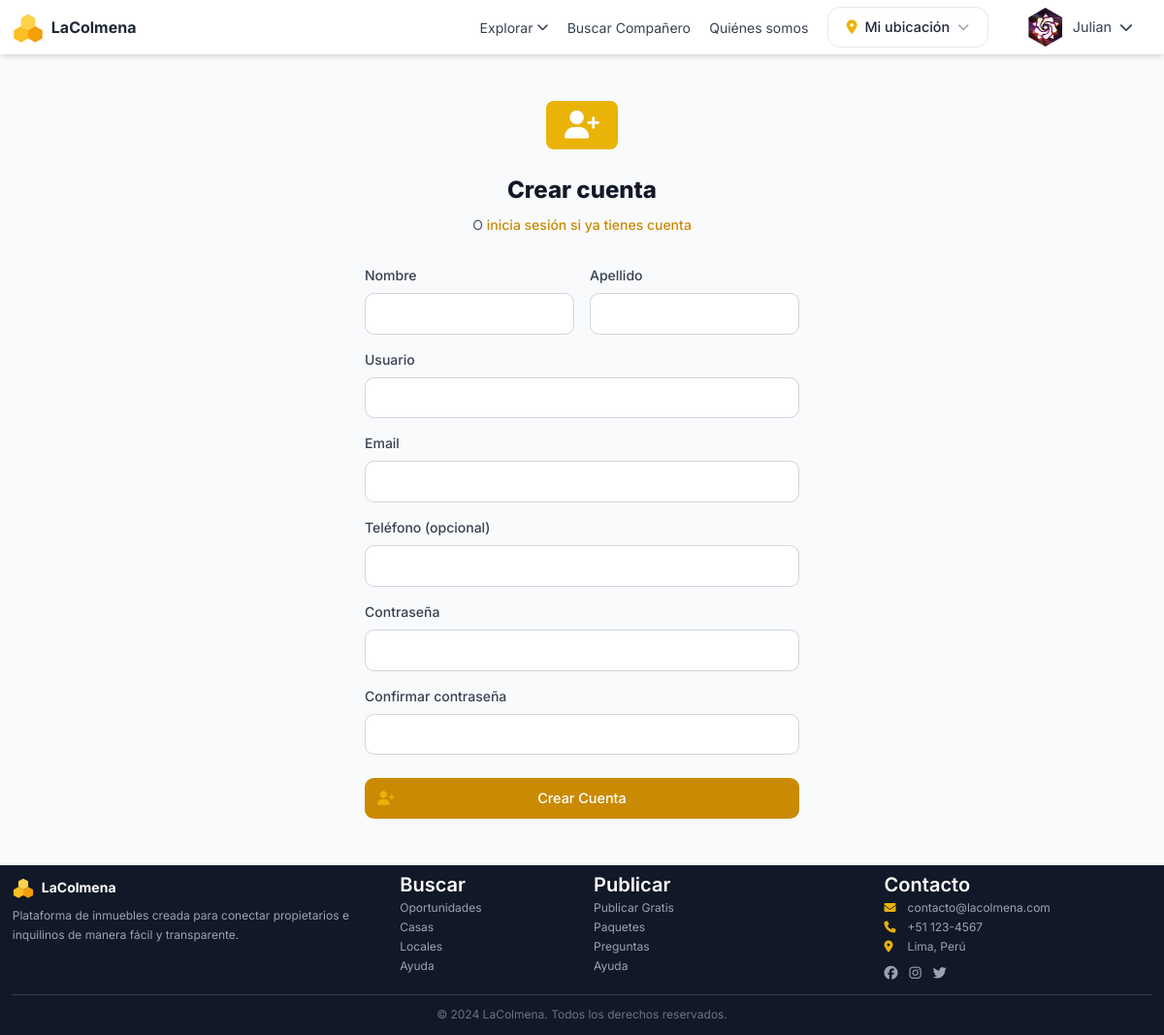
The page /usuarios/registro/ (signed in) on the database its author committed.
### usuarios/models.py (models this page shows, shortened)
class Usuario(AbstractUser):
    TIPO_CHOICES = [
        ('usuario', 'Usuario'),
        ('propietario', 'Propietario'),
    ]
    TIPO_AVATAR_CHOICES = [
        ('foto', 'Foto'),
        ('icono', 'Icono'),
    ]
    tipo = models.CharField(max_length=15, choices=TIPO_CHOICES, default='usuario')
    telefono = models.CharField(max_length=15, blank=True)
    telefono_validado = models.BooleanField(default=False)
    email_validado = models.BooleanField(default=False)
    foto_perfil = models.ImageField(upload_to='perfiles/', blank=True, null=True)
    tipo_avatar = models.CharField(max_length=10, choices=TIPO_AVATAR_CHOICES, default='foto')
    icono_avatar = models.CharField(max_length=10, blank=True, help_text='Emoji o código del icono')
    fecha_nacimiento = models.DateField(blank=True, null=True)
    direccion = models.TextField(blank=True)
    biografia = models.TextField(blank=True, max_length=500)
    recibir_notificaciones = models.BooleanField(default=True)
    fecha_registro = models.DateTimeField(auto_now_add=True)
    fecha_actualizacion = models.DateTimeField(auto_now=True)
    class Meta:
        verbose_name = 'Usuario'
        verbose_name_plural = 'Usuarios'
    def es_propietario(self):
        return self.tipo == 'propietario'
    def notificaciones_no_leidas(self):
        return self.notificaciones.filter(leida=False).count()
    def tiene_validaciones_completas(self):
        return self.telefono_validado and self.email_validado
    def necesita_validaciones(self):
        return not self.tiene_validaciones_completas()

### usuarios/views.py (the view)
# urls.py: path('registro/', views.registro, name='registro'),
def registro(request):
    if request.method == 'POST':
        form = RegistroForm(request.POST)
        if form.is_valid():
            user = form.save()
            Perfil.objects.create(usuario=user)
            messages.success(request, '¡Registro exitoso! Ya puedes iniciar sesión')
            return redirect('usuarios:login')
    else:
        form = RegistroForm()
    return render(request, 'usuarios/registro.html', {'form': form})

### usuarios/forms.py (shortened to what this page needs)
class RegistroForm(UserCreationForm):
    email = forms.EmailField(required=True)
    first_name = forms.CharField(max_length=30, required=True, label='Nombre')
    last_name = forms.CharField(max_length=30, required=True, label='Apellido')
    telefono = forms.CharField(max_length=15, required=True, label='Teléfono')
    class Meta:
        model = Usuario
        fields = ['username', 'email', 'first_name', 'last_name', 'telefono', 'password1', 'password2']
    def __init__(self, *args, **kwargs):
        super().__init__(*args, **kwargs)
        for field in self.fields.values():
            field.widget.attrs['class'] = 'w-full px-4 py-2 border border-gray-300 rounded-lg focus:ring-2 focus:ring-yellow-500 focus:border-transparent'
        self.fields['password1'].help_text = None
        self.fields['password2'].help_text = None
        self.fields['username'].max_length = 150
        self.fields['username'].help_text = None

### propiedades/context_processors.py (called while the page is built, shortened)
def obtener_ubicacion_cookie(request):
    crudo = request.COOKIES.get(COOKIE_UBICACION)
    if not crudo:
        return None

def ubicacion(request):
    return {'ubicacion_actual': obtener_ubicacion_cookie(request)}

### usuarios/templates/usuarios/registro.html (shortened to what this page needs)
{% extends 'base.html' %}
{% block content %}
<div class="min-h-screen flex items-center justify-center bg-gray-50 py-12 px-4 sm:px-6 lg:px-8">
    <div class="max-w-md w-full space-y-8">
        <div>
            <div class="flex justify-center">
                <div class="bg-yellow-500 p-4 rounded-full">
                    <i class="fas fa-user-plus text-white text-4xl"></i>
                </div>
            </div>
            <h2 class="mt-6 text-center text-3xl font-extrabold text-gray-900">
                Crear cuenta
            </h2>
            <p class="mt-2 text-center text-sm text-gray-600">
                O
                <a href="{% url 'usuarios:login' %}" class="font-medium text-yellow-600 hover:text-yellow-500">
                    inicia sesión si ya tienes cuenta
                </a>
            </p>
        </div>
        <form class="mt-8 space-y-6" method="POST">
            <div class="space-y-4">
                <div class="grid grid-cols-2 gap-4">
                    <div>
                        <label for="{{ form.first_name.id_for_label }}" class="block text-sm font-medium text-gray-700 mb-2">
                            Nombre
                        </label>
                        {{ form.first_name }}
                    </div>
                    <div>
                        <label for="{{ form.last_name.id_for_label }}" class="block text-sm font-medium text-gray-700 mb-2">
                            Apellido
                        </label>
                        {{ form.last_name }}
                    </div>
                </div>
                <div>
                    <label for="{{ form.username.id_for_label }}" class="block text-sm font-medium text-gray-700 mb-2">
                        Usuario
                    </label>
                    {{ form.username }}
                </div>
                <div>
                    <label for="{{ form.email.id_for_label }}" class="block text-sm font-medium text-gray-700 mb-2">
                        Email
                    </label>
                    {{ form.email }}
                </div>
                <div>
                    <label for="{{ form.telefono.id_for_label }}" class="block text-sm font-medium text-gray-700 mb-2">
                        Teléfono (opcional)
                    </label>
                    {{ form.telefono }}
                </div>
                <div>
                    <label for="{{ form.password1.id_for_label }}" class="block text-sm font-medium text-gray-700 mb-2">
                        Contraseña
                    </label>
                    {{ form.password1 }}
                </div>
                <div>
                    <label for="{{ form.password2.id_for_label }}" class="block text-sm font-medium text-gray-700 mb-2">
                        Confirmar contraseña
                    </label>
                    {{ form.password2 }}
                </div>
            </div>
            <div>
                <button type="submit"
                        class="group relative w-full flex justify-center py-3 px-4 border border-transparent text-sm font-medium rounded-lg text-white bg-yellow-600 hover:bg-yellow-700 focus:outline-none focus:ring-2 focus:ring-offset-2 focus:ring-yellow-500 transition">
                    <span class="absolute left-0 inset-y-0 flex items-center pl-3">
                        <i class="fas fa-user-plus text-yellow-500 group-hover:text-yellow-400"></i>
                    </span>
                    Crear Cuenta
                </button>
            </div>
        </form>
    </div>
</div>
{% endblock %}

### templates/base.html (shortened to what this page needs)
{% load static %}
<!DOCTYPE html>
<html lang="es">
<head>
    <link rel="stylesheet" href="{% static 'css/output.css' %}">
    <link rel="stylesheet" href="https://cdnjs.cloudflare.com/ajax/libs/font-awesome/6.5.1/css/all.min.css">
</head>
<body>
    <nav class="bg-white shadow-md relative z-20">
        <div class="w-full px-0">
            <div class="flex justify-between items-center h-16 px-4">
                <div class="flex items-center">
                    <a href="{% url 'propiedades:inicio' %}" class="flex items-center space-x-2">
                        <span class="text-xl font-bold text-gray-800">LaColmena</span>
                    </a>
                </div>
                <div class="hidden md:flex items-center space-x-6">
                    <div class="relative group">
                        <a href="{% url 'propiedades:listado' %}" class="flex items-center space-x-1 text-gray-700 hover:text-yellow-500 transition">
                            <span>Explorar</span>
                            <i class="fas fa-chevron-down text-xs"></i>
                        </a>
                    </div>
                    <a href="{% url 'propiedades:buscar_companero' %}" class="text-gray-700 hover:text-yellow-500 transition">Buscar Compañero</a>
                    <a href="{% url 'propiedades:quienes_somos' %}" class="text-gray-700 hover:text-yellow-500 transition">Quiénes somos</a>
                    <div class="relative" data-ubicacion-widget>
                        <button type="button" data-ubicacion-boton
                                class="flex items-center gap-2 bg-white border border-gray-200 hover:border-yellow-400 text-gray-800 text-sm font-medium pl-3 pr-2.5 py-1.5 rounded-full transition">
                            <i class="fas fa-map-marker-alt text-yellow-500"></i>
                            <span data-ubicacion-texto class="max-w-[140px] truncate">{{ ubicacion_actual.etiqueta|default:"Mi ubicación" }}</span>
                            <i class="fas fa-chevron-down text-xs text-gray-400"></i>
                        </button>
                    </div>
                    {% if user.is_authenticated %}
                        <div class="relative group">
                            <button class="flex items-center space-x-2 text-gray-700 hover:text-yellow-500 transition">
                                {% if user.foto_perfil %}
                                    <div class="relative w-10 h-10" style="clip-path: polygon(50% 0%, 93.3% 25%, 93.3% 75%, 50% 100%, 6.7% 75%, 6.7% 25%);">
                                        <img src="{{ user.foto_perfil.url }}" alt="{{ user.username }}" class="w-full h-full object-cover">
                                    </div>
                                {% endif %}
                                <span>{{ user.first_name|default:user.username }}</span>
                                <i class="fas fa-chevron-down text-sm"></i>
                            </button>
                        </div>
                    {% endif %}
                </div>
            </div>
        </div>
    </nav>
    <main>
        {% block content %}{% endblock %}
    </main>
    <footer class="bg-gray-900 text-white mt-0">
        <div class="max-w-7xl mx-auto px-4 sm:px-6 lg:px-8 py-4">
            <div class="grid grid-cols-1 md:grid-cols-12 gap-6 items-start">
                <div class="md:col-span-4">
                    <div class="flex items-center space-x-2 mb-2">
                        <svg width="22" height="22" viewBox="0 0 100 100" xmlns="http://www.w3.org/2000/svg">
                            <polygon points="50,8 73,21 73,47 50,60 27,47 27,21" fill="#FCD34D" />
                            <polygon points="27,47 50,60 50,86 27,99 4,86 4,60" fill="#FBBF24" />
                            <polygon points="73,47 96,60 96,86 73,99 50,86 50,60" fill="#F59E0B" />
                        </svg>
                        <span class="text-sm font-bold">LaColmena</span>
                    </div>
                    <p class="text-gray-400 text-xs leading-relaxed pr-4">
                        Plataforma de inmuebles creada para conectar propietarios e inquilinos de manera fácil y transparente.
                    </p>
                </div>
                <div class="md:col-span-2">
                    <h3 class="font-semibold mb-2 text-xs text-white">Buscar</h3>
                    <ul class="space-y-1 text-gray-400 text-xs">
                        <li><a href="{% url 'propiedades:listado' %}" class="hover:text-yellow-400 transition-colors">Oportunidades</a></li>
                        <li><a href="{% url 'propiedades:listado' %}?tipo=casa" class="hover:text-yellow-400 transition-colors">Casas</a></li>
                        <li><a href="{% url 'propiedades:listado' %}?tipo=departamento" class="hover:text-yellow-400 transition-colors">Locales</a></li>
                        <li><a href="{% url 'suscripciones:planes' %}" class="hover:text-yellow-400 transition-colors">Ayuda</a></li>
                    </ul>
                </div>
                <div class="md:col-span-3">
                    <h3 class="font-semibold mb-2 text-xs text-white">Publicar</h3>
                    <ul class="space-y-1 text-gray-400 text-xs">
                        <li><a href="{% url 'propiedades:crear' %}" class="hover:text-yellow-400 transition-colors">Publicar Gratis</a></li>
                        <li><a href="{% url 'suscripciones:planes' %}" class="hover:text-yellow-400 transition-colors">Paquetes</a></li>
                        <li><a href="#" class="hover:text-yellow-400 transition-colors">Preguntas</a></li>
                        <li><a href="#" class="hover:text-yellow-400 transition-colors">Ayuda</a></li>
                    </ul>
                </div>
                <div class="md:col-span-3">
                    <h3 class="font-semibold mb-2 text-xs text-white">Contacto</h3>
                    <ul class="space-y-1 text-gray-400 text-xs">
                        <li class="flex items-center">
                            <i class="fas fa-envelope w-4 text-yellow-500"></i>
                            <span class="ml-2">contacto@lacolmena.com</span>
                        </li>
                        <li class="flex items-center">
                            <i class="fas fa-phone w-4 text-yellow-500"></i>
                            <span class="ml-2">+51 123-4567</span>
                        </li>
                        <li class="flex items-center">
                            <i class="fas fa-map-marker-alt w-4 text-yellow-500"></i>
                            <span class="ml-2">Lima, Perú</span>
                        </li>
                    </ul>
                    <div class="flex space-x-3 mt-2">
                        <a href="#" class="text-gray-400 hover:text-yellow-400 transition-colors">
                            <i class="fab fa-facebook text-sm"></i>
                        </a>
                        <a href="#" class="text-gray-400 hover:text-yellow-400 transition-colors">
                            <i class="fab fa-instagram text-sm"></i>
                        </a>
                        <a href="#" class="text-gray-400 hover:text-yellow-400 transition-colors">
                            <i class="fab fa-twitter text-sm"></i>
                        </a>
                    </div>
                </div>
            </div>
            <hr class="border-gray-700 my-3">
            <div class="text-center text-gray-500 text-xs">
                © 2024 LaColmena. Todos los derechos reservados.
            </div>
        </div>
    </footer>
</body>
</html>

### templates/base.html (style rules this page uses)
body { font-family: 'Inter', sans-serif; background: linear-gradient(to bottom, #fffbc3 0%, #fdd766 100%) !important; min-height: 100vh; background-attachment: fixed; font-size: 14px; }
h2 { font-size: 1.5rem !important; }
h3 { font-size: 1.25rem !important; }
.text-xl { font-size: 1rem !important; }
.text-3xl { font-size: 1.5rem !important; }
.text-4xl { font-size: 1.8rem !important; }
.px-4 { padding-left: 0.8rem !important; padding-right: 0.8rem !important; }
.py-4 { padding-top: 0.8rem !important; padding-bottom: 0.8rem !important; }
.rounded-lg { border-radius: 0.6rem !important; }
nav .h-16 { height: 3.5rem !important; }
nav svg { width: 32px !important; height: 32px !important; }
nav .space-x-6 > * + * { margin-left: 1.2rem !important; }
.btn, button, .bg-yellow-500, .bg-amber-500, .bg-green-500, .bg-blue-500 { padding: 0.6rem 1.2rem !important; font-size: 0.9rem !important; border-radius: 0.5rem !important; }
input, select, textarea { padding: 0.6rem 0.8rem !important; font-size: 0.9rem !important; border-radius: 0.5rem !important; }
.bg-white:not(nav) { border-radius: 0.8rem !important; }

### rows shown on the page
Usuario: foto_perfil (picture), first_name "Julian"

### other values the page prints
{{ ubicacion_actual.etiqueta|default:"Mi ubicación" }} "Mi ubicación"
